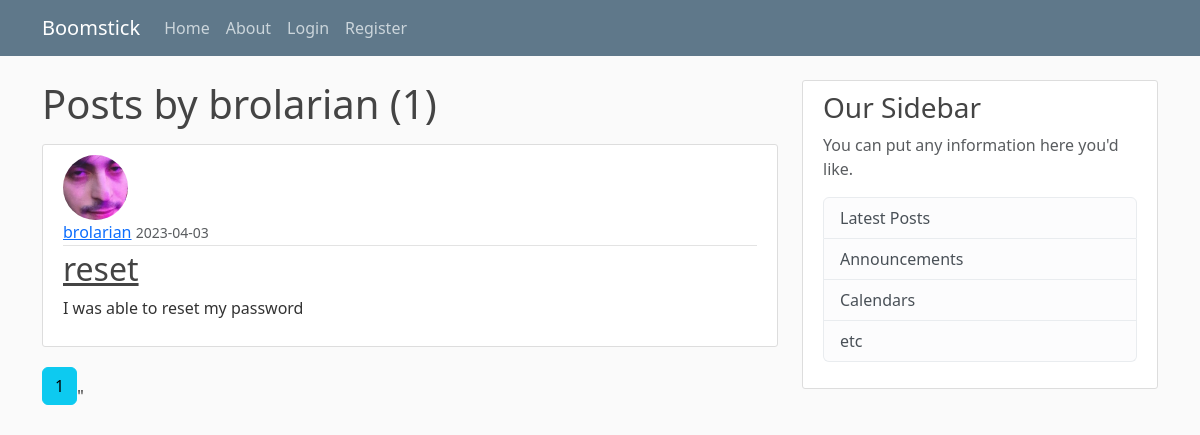
Page /user/brolarian on the earlier database version.
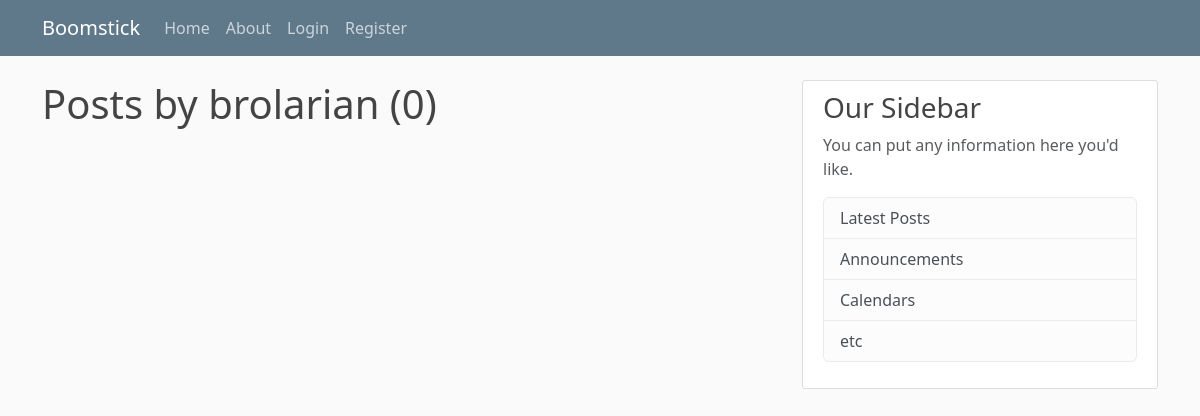
Same page on the later database version.
### flaskblog/models.py (models this page shows, shortened)
class Post(db.Model):
    id = db.Column(db.Integer, primary_key=True)
    title = db.Column(db.String(100), nullable=False)
    date_posted = db.Column(db.DateTime, nullable=False, default=datetime.utcnow)
    content = db.Column(db.Text, nullable=False)
    user_id = db.Column(db.Integer, db.ForeignKey('user.id'), nullable=False)

class User(db.Model, UserMixin):
    id = db.Column(db.Integer, primary_key=True)
    username = db.Column(db.String(20), unique=True, nullable=False)
    email = db.Column(db.String(120), unique=True, nullable=False)
    image_file = db.Column(db.String(20), nullable=False, default='default.jpg')
    password = db.Column(db.String(60), nullable=False)
    posts = db.relationship('Post', backref='author', lazy=True)

### flaskblog/users/routes.py (the view)
@users.route("/user/<string:username>")
def user_profile(username):
    page = request.args.get('page', 1, type=int)
    user = User.query.filter_by(username=username).first_or_404()
    posts = Post.query.filter_by(author=user).order_by(Post.date_posted.desc()).paginate(page=page, per_page=5)
    return render_template('user_profile.html', posts=posts, user=user)

### flaskblog/templates/user_profile.html
{% extends "layout.html" %}
{% block content %}
    <h1 class="mb-3">Posts by {{ user.username }} ({{ posts.total }})</h1>
    {% for post in posts.items %}
        <article class="media content-section">
            <img class="rounded-circle article-img" src="{{ url_for('static', filename='profile_pics/' + post.author.image_file)}}">
            <div class="media-body">
                <div class="article-metadata">
                    <a class="mr-2" href="{{ url_for('users.user_profile', username=post.author.username) }}">{{ post.author.username }}</a>
                    <small class="text-muted">{{ post.date_posted.strftime('%Y-%m-%d') }}</small>
            </div>
            <h2><a class="article-title" href="{{ url_for('posts.post', post_id=post.id) }}">{{ post.title }}</a></h2>
            <p class="article-content">{{ post.content }}</p>
            </div>
        </article>
    {% endfor %}
    {% for page_num in posts.iter_pages(left_edge=1, right_edge=1, left_current=1, right_current=2) %}
        {% if page_num %}
            {% if posts.page == page_num %}
            <a class="btn btn-info mb-4" href="{{ url_for('users.user_profile', username=user.username, page=page_num) }}">{{ page_num }}</a>"
            {% else %}
            <a class="btn btn-outline-info mb-4" href="{{ url_for('users.user_profile', username=user.username, page=page_num) }}">{{ page_num }}</a>"
            {% endif %}
        {% else %}
            ...
        {% endif %}
    {% endfor %}
{% endblock content %}

Differences in the rows shown:
removed Post: image_file (placeholder picture), author.username "brolarian", date_posted "2023-04-03", title "reset", content "I was able to reset my password"
Other differences:
{{ posts.total }}: "1" → "0"
list line gone: "1 \""
